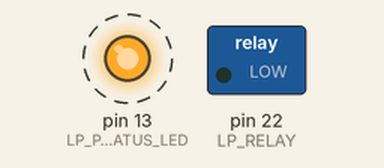
Recording of a sketch running on a simulated Arduino Mega 2560, built with avr-gcc and run on an emulated ATmega2560. Shown: switched loads named in the sketch (green lamp = pin HIGH), output pins drawn as LEDs (lit = HIGH). Dashed ring = blinking. What the sketch prints to the serial monitor is not drawn.

Above: at 9.0 s.
Timing chart, 0 to 11.5 s (numbered marks = the images above):
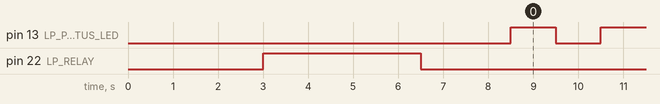

Measured:
- by itself, pin 13 (LP_POW_STATUS_LED): alternates HIGH for 1.0 s and LOW for 1.0 s

The sketch:

pc_on_sds.ino
```cpp
#define LP_ON               1
#define LP_OFF              0

#define MILSEC_PER_SEC      1000
#define MILSEC_PER_MIN      60000

#define ERR_CODE_0          0 // PC not booted
#define ERR_CODE_1          1 //
#define ERR_CODE_2          2 //

const int LP_RELAY = 22; // PC SWITCH
const int LP_POW_STATUS_LED = 13;


static bool lp_status = LP_OFF;

void setup()
{
    Serial.begin(115200);
    pinMode(LP_RELAY,OUTPUT);
    pinMode(LP_POW_STATUS_LED, OUTPUT);
    digitalWrite(LP_RELAY, LOW);
    digitalWrite(LP_POW_STATUS_LED, LOW);
    Serial.println("[SYSTEM] Booting Pc...");
    bootLp();
}

void loop()
{
//  Serial.println("[SYSTEM] DUMMY LOOP");
  blink();
}

void bootLp(void)
{
    // Wait for steady LED
    delay(3*MILSEC_PER_SEC);

    if(!turnLpOn()){
        raiseError(ERR_CODE_0);
        digitalWrite(LP_POW_STATUS_LED, LOW);
    }else{
        Serial.println("[SYSTEM] PC ON.");
    }
}

bool turnLpOn(void)
{
    bool status = false;

    digitalWrite(LP_RELAY, HIGH);
    delay(3.5 * MILSEC_PER_SEC);
    digitalWrite(LP_RELAY, LOW);

    uint32_t st_time = millis();

    while(millis() - st_time <= 3 * MILSEC_PER_MIN)
    {
        if(chkLpStatus())
        {
            digitalWrite(LP_POW_STATUS_LED, LP_ON);
            status = true;
            break;
        }
        else
        {
            delay(50);
        }
    }

    return status;
}

// check LP status (ON/OFF)
bool chkLpStatus(void){
    // // Serial Communication
    // String received = "";

    // if(Serial.available())
    // {
    //     // Send signal: chk
    //     Serial.print("/system/boot_chk\n");
    //     delay(50);
    //     // Wait for response from LP
    //     received = Serial.readStringUntil('\n');

    //     if(received == "/system/ready") lp_status = true;
    // }

    // return lp_status;

    // DUMMY FUNCTION
    delay(2 * MILSEC_PER_SEC);
//    Serial.println("[SYSTEM] DUMMY_SYSTEM_CHK.");

    return true;
}

void raiseError(unsigned int error_code){
    switch(error_code)
    {
        case ERR_CODE_0:
            Serial.println("[SYSTEM] ERROR: PC BOOTING ERROR");
            break;
        case ERR_CODE_1:
            Serial.println("[SYSTEM] ERROR: ");
            break;
        case ERR_CODE_2:
            Serial.println("[SYSTEM] ERROR: ");
            break;
    }
}

// bool turnLpOff(void)
// {
//     // Send signal
// }

// bool chkAgvStatus(void)
// {

// }

void blink(void)
{
  digitalWrite(LP_POW_STATUS_LED, HIGH);
  delay(1000);
  digitalWrite(LP_POW_STATUS_LED, LOW);
  delay(1000);
}
```
